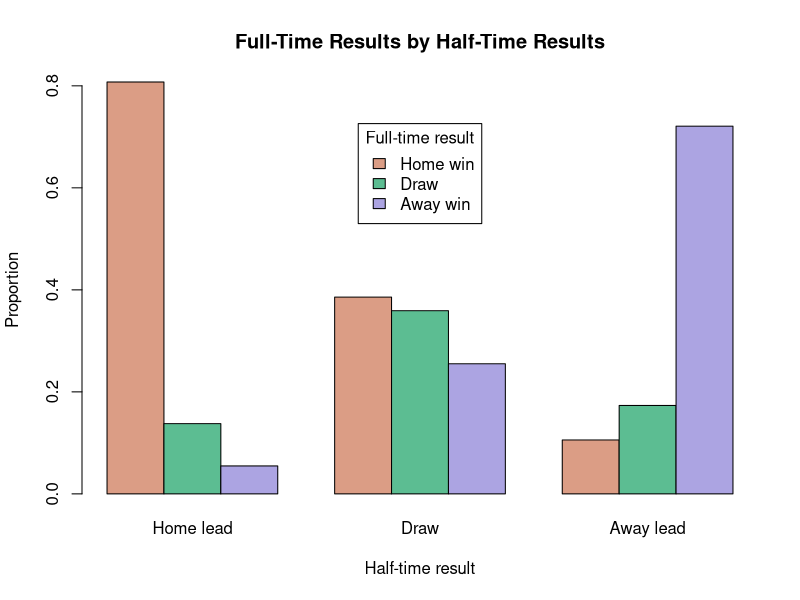
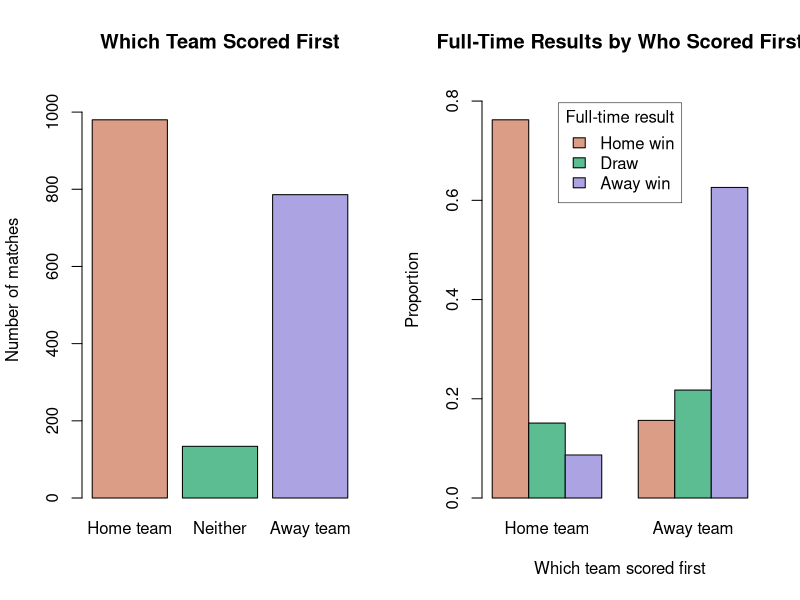
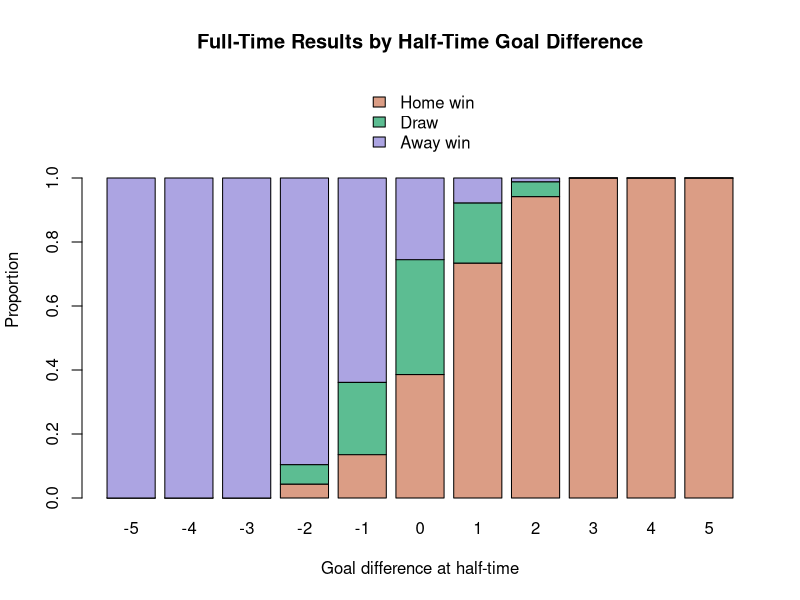
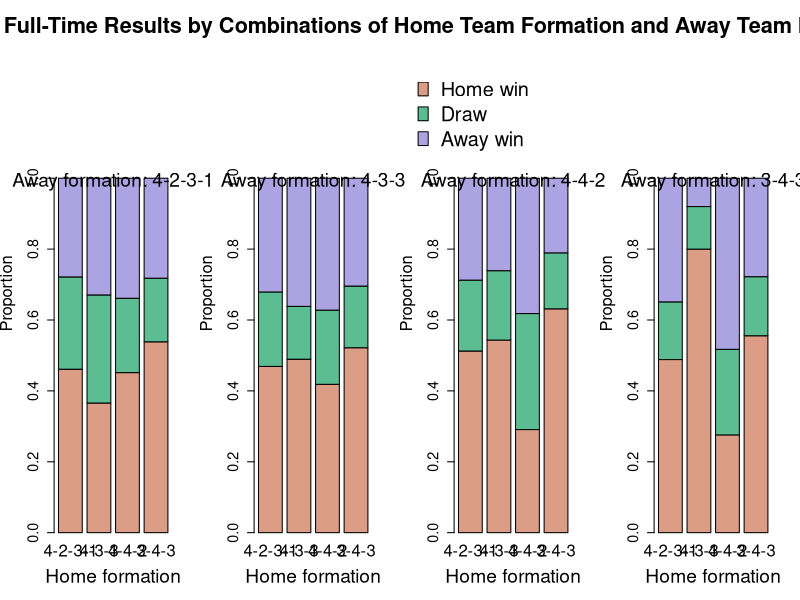
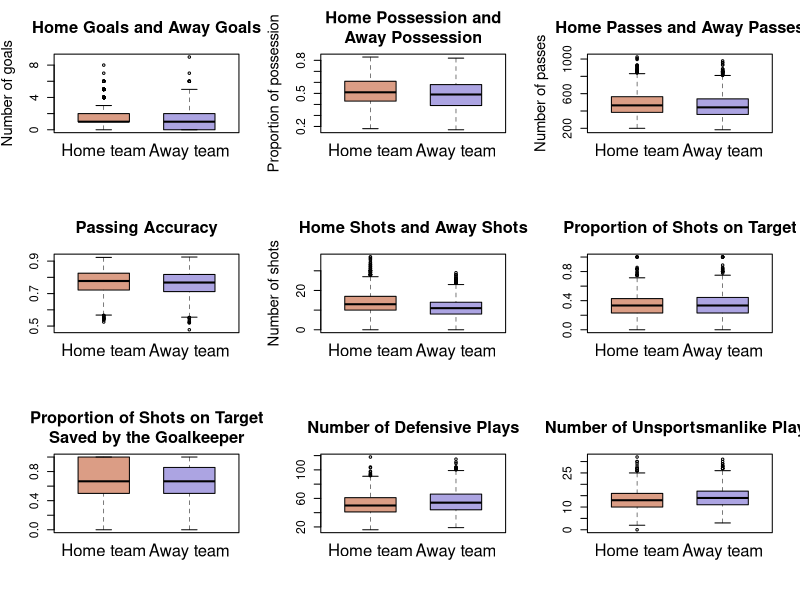
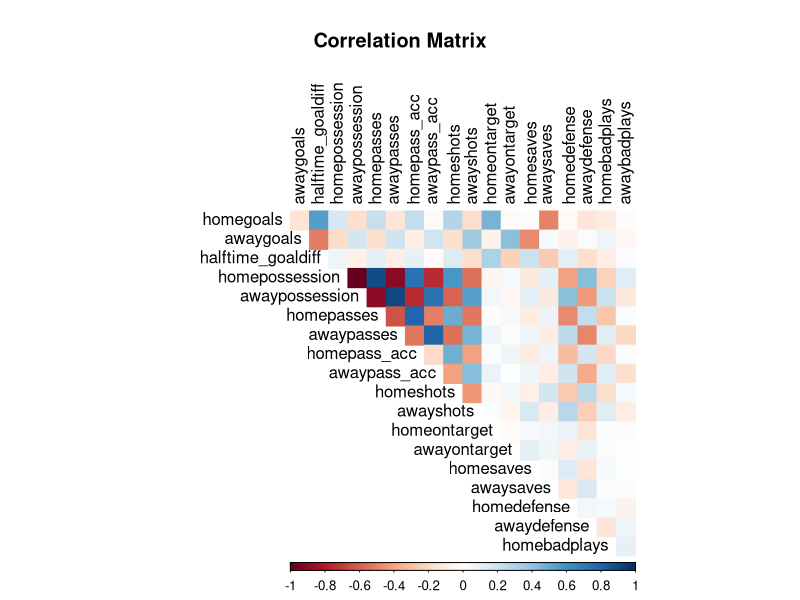
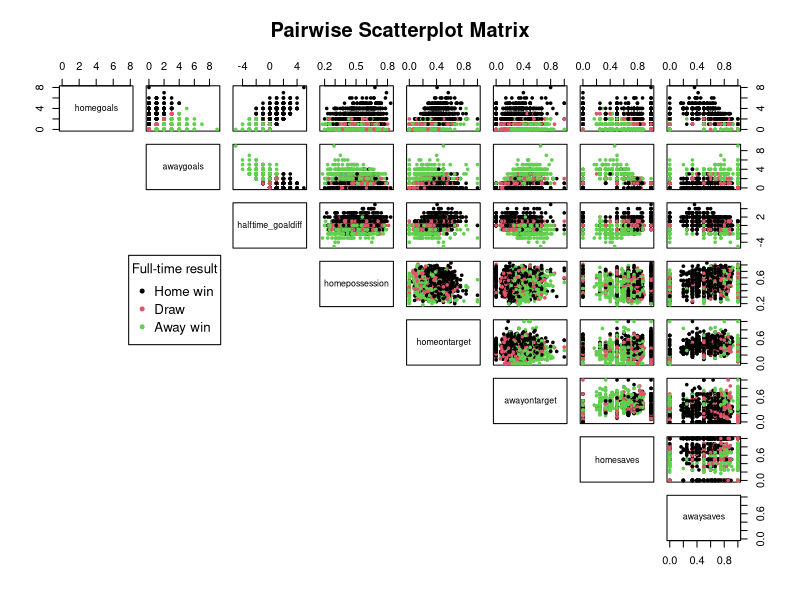
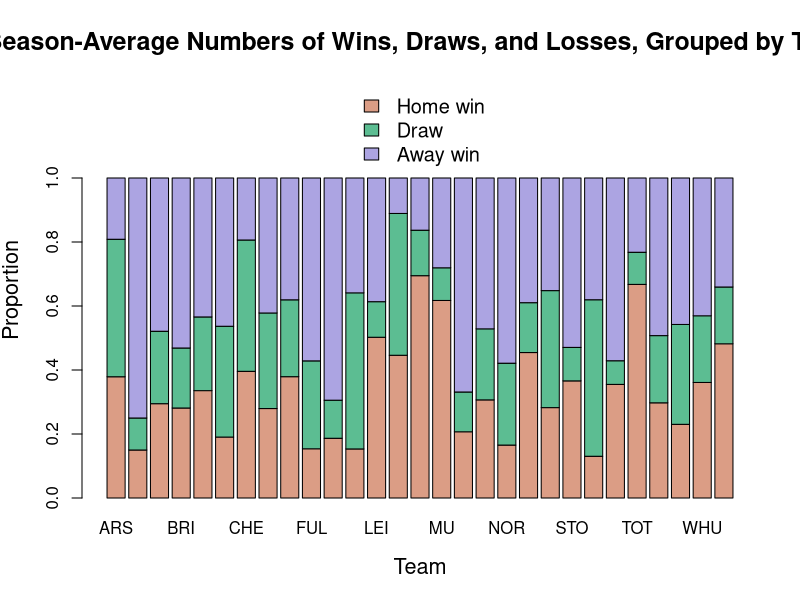

These charts were generated, in order, by the following R code: (Note: this script raises an error after producing the figures.)
## Analyzing match statistics and team performances in 5 seasons (2015/16 to 2019/20) of the Premier League
##
## AUTHOR: TARA NGUYEN
## Part of final project for UCLA Extension course:
## Introduction to Data Science
## Completed in December 2020

########## DATA IMPORT AND CLEANING ##########

library(readr)   ## for function read_csv()
matchstats <- read_csv('matchstats.csv')
matchstats
names(matchstats)
summary(matchstats)
colSums(is.na(matchstats))

## replace NAs

matchstats$scoredfirst[is.na(matchstats$scoredfirst)] <- 'neither'

## turn some variables into factors

matchstats$season <- as.factor(matchstats$season)
matchstats$fulltime_res <- factor(matchstats$fulltime_res,
	levels = c('home_win', 'draw', 'away_win'))
matchstats$scoredfirst <- factor(matchstats$scoredfirst,
	levels = c('home', 'neither', 'away'))
matchstats$halftime_res <- factor(matchstats$halftime_res,
	levels = c('home_lead', 'draw', 'away_lead'))
summary(matchstats)

########## DATA TRANSFORMATION ##########

## full-time and half-time results

ft_res <- c('Home win', 'Draw', 'Away win')
ht_res <- c('Home lead', 'Draw', 'Away lead')

## which team scored first

sf <- c('Home team', 'Neither', 'Away team')

##### MATCH RECORDS #####

## most home goals, most away goals

sorthomegoals <- matchstats[order(matchstats$homegoals), c(1:4, 5)]
tail(sorthomegoals)
tail(matchstats[order(matchstats$awaygoals), c(1:4, 6)])

## draws with the most goals

tail(sorthomegoals[sorthomegoals$fulltime_res == 'draw', ], 15)

## biggest home wins, biggest away wins

goaldiff <- matchstats$homegoals - matchstats$awaygoals
tail(matchstats[order(goaldiff), c(1:3, 5, 6)])
head(matchstats[order(goaldiff), c(1:3, 5, 6)])

## highest goal difference at half-time

tail(matchstats[order(matchstats$halftime_goaldiff), c(1:4, 9)])

## biggest comebacks after trailing at half-time

comeback <- cbind(matchstats[, c(1:3, 5, 6, 9)], goaldiff)
comeback <- comeback[order(comeback$halftime_goaldiff), ]

home_cb <- subset(comeback, halftime_goaldiff < 0 & goaldiff > 0)
home_cb_goals <- home_cb$goaldiff - home_cb$halftime_goaldiff
tail(home_cb[order(abs(home_cb$halftime_goaldiff), home_cb_goals), ])

away_cb <- subset(comeback, halftime_goaldiff > 0 & goaldiff < 0)
away_cb_goals <- away_cb$halftime_goaldiff - away_cb$goaldiff
tail(away_cb[order(away_cb$halftime_goaldiff, away_cb_goals), ])

## most unbalanced possession

possessdiff <- matchstats$homepossession - matchstats$awaypossession
tail(matchstats[order(abs(possessdiff)), c(1:4, 12, 13)])

## wins with the lowest possession

sorthomepossess <- matchstats[order(matchstats$homepossession), c(1:4, 12)]
head(sorthomepossess[sorthomepossess$fulltime_res == 'home_win', ])
sortawaypossess <- matchstats[order(matchstats$awaypossession), c(1:4, 13)]
head(sortawaypossess[sortawaypossess$fulltime_res == 'away_win', ])

## losses with the highest possession

tail(sorthomepossess[sorthomepossess$fulltime_res == 'away_win', ])
tail(sortawaypossess[sortawaypossess$fulltime_res == 'home_win', ])

## most/least passes by both teams combined

totalpasses <- matchstats$homepasses + matchstats$awaypasses
passes_subset <- cbind(matchstats[, c(1:4, 14, 15)], totalpasses)
tail(passes_subset[order(totalpasses), ])
head(passes_subset[order(totalpasses), ])

## biggest difference in number of accurate passes

homeaccpasses <- matchstats$homepasses * matchstats$homepass_acc
awayaccpasses <- matchstats$awaypasses * matchstats$awaypass_acc
accpassdiff <- abs(homeaccpasses - awayaccpasses)
accpass_subset <- cbind(matchstats[, c(1:4)], homeaccpasses, awayaccpasses,
	accpassdiff)
tail(accpass_subset[order(accpassdiff), ])

## most/least shots by both teams combined

totalshots <- matchstats$homeshots + matchstats$awayshots
shots_subset <- cbind(matchstats[, c(1:4, 18, 19)], totalshots)
tail(shots_subset[order(totalshots), ])
head(shots_subset[order(totalshots), ])

## wins with the least shots on target

homeshots_ot <- matchstats$homeshots * matchstats$homeontarget
homesot_subset <- cbind(matchstats[, 1:4], homeshots_ot)
homesot_subset <- homesot_subset[order(homeshots_ot), ]
head(homesot_subset[homesot_subset$fulltime_res == 'home_win', ])

awayshots_ot <- matchstats$awayshots * matchstats$awayontarget
awaysot_subset <- cbind(matchstats[, 1:4], awayshots_ot)
awaysot_subset <- awaysot_subset[order(awayshots_ot), ]
head(awaysot_subset[awaysot_subset$fulltime_res == 'away_win', ])

## losses with the most shots on target

tail(homesot_subset[homesot_subset$fulltime_res == 'away_win', ])
tail(awaysot_subset[awaysot_subset$fulltime_res == 'home_win', ])

## biggest difference in number of shots on target

sotdiff <- abs(homeshots_ot - awayshots_ot)
sot_subset <- cbind(matchstats[, 1:4], homeshots_ot, awayshots_ot, sotdiff)
tail(sot_subset[order(sot_subset$sotdiff), ])

## goalless draws with the highest number of shots on target

totalsot <- homeshots_ot + awayshots_ot
nogoal_subset <- cbind(matchstats[, c(1:3, 7)], homeshots_ot, awayshots_ot, 
	totalsot)
nogoal_subset <- subset(nogoal_subset, scoredfirst == 'neither',
	select = c(1:3, 5:7))
tail(nogoal_subset[order(nogoal_subset$totalsot), ])

## most/least defensive plays by both teams combined

totaldefense <- matchstats$homedefense + matchstats$awaydefense
defense_subset <- cbind(matchstats[, c(1:4, 24, 25)], totaldefense)
tail(defense_subset[order(totaldefense), ])
head(defense_subset[order(totaldefense), ])

## most/least unsportsmanlike plays by both teams combined

totalbadplays <- matchstats$homebadplays + matchstats$awaybadplays
badplays_subset <- cbind(matchstats[, c(1:4, 26, 27)], totalbadplays)
tail(badplays_subset[order(totalbadplays), ])
head(badplays_subset[order(totalbadplays), ])

##### CONTIGENCY TABLES ACROSS ALL MATCHES #####

## full-time results, half-time results, and which team scored first

(ft_res_tab <- table(matchstats$fulltime_res))
(ht_res_tab <- table(matchstats$halftime_res))
(sf_tab <- table(matchstats$scoredfirst))

## full-time results by half-time results

(ft_ht_tab <- xtabs(~ fulltime_res + halftime_res, matchstats))
(ft_ht_proptab <- prop.table(ft_ht_tab, 2))   ## proportions

## full-time results by who scored first

(ft_sf_tab <- xtabs(~ fulltime_res + scoredfirst, matchstats))
(ft_sf_proptab <- prop.table(ft_sf_tab, 2))   ## proportions

## full-time results by goal difference at half-time, by home goals and by away goals

(ft_htgd_tab <- xtabs(~ fulltime_res + halftime_goaldiff, matchstats))
(ft_htgd_proptab <- prop.table(ft_htgd_tab, 2))   ## proportions

## full-time results by home goals and by away goals

(ft_homegoals_tab <- xtabs(~ fulltime_res + homegoals, matchstats))
(ft_awaygoals_tab <- xtabs(~ fulltime_res + awaygoals, matchstats))

## number of unique formations

(n_formations_unique <- 
	length(unique(c(matchstats$homeformation, matchstats$awayformation))))
	## 33

## number of times each formation was used

(homefm_tab <- sort(table(matchstats$homeformation), decreasing = T))
(awayfm_tab <- sort(table(matchstats$awayformation), decreasing = T))

## number of home wins, draws, and away wins grouped by formation
## (only the most used formations included)

ft_form_tab <- xtabs(~ fulltime_res + homeformation + awayformation, 
	matchstats)
(ft_form_tab <- ft_form_tab[, names(homefm_tab[1:4]),
	names(awayfm_tab[1:4])])
## proportions
(ft_form_proptab <- prop.table(ft_form_tab, 2:3))
apply(ft_form_proptab, 1, mean)

##### PER-SEASON AND PER-MATCH AVERAGES AT TEAM LEVEL #####

n_teams_per_season <- 20

## all teams

(teams <- sort(unique(c(matchstats$hometeam, matchstats$awayteam))))

## abbreviate team names

teams_abbr <- toupper(substr(teams, 1, 3))
teams_abbr[which(teams_abbr == 'MAN')] <- c('MCT', 'MU')
teams_abbr[which(teams_abbr == 'WES')] <- c('WBA', 'WHU')
teams_abbr

## number of unique teams in all seasons

(n_teams_unique <- length(teams))   ## 29

## number of home/away games each team played across all seasons

n_homegames_byteam <- table(matchstats$hometeam)

## number of seasons each team played in

(n_seasons_byteam <- n_homegames_byteam / (n_teams_per_season - 1))

## teams that played in all 5 seasons

n_seasons_byteam[n_seasons_byteam == 5]
sum(n_seasons_byteam == 5)   ## 13

## season-average number of wins/draws/losses

home_res_tab <- xtabs(~ fulltime_res + hometeam, matchstats)
home_res_seasonavg <- home_res_tab / as.vector(n_seasons_byteam)
head(home_res_seasonavg)

away_res_tab <- xtabs(~ fulltime_res + awayteam, matchstats)
away_res_seasonavg <- away_res_tab / as.vector(n_seasons_byteam)
head(away_res_seasonavg)

res_seasonavg <- rbind(home_res_seasonavg[1, ] + away_res_seasonavg[3, ],
	home_res_seasonavg[2, ] + away_res_seasonavg[2, ],
	home_res_seasonavg[3, ] + away_res_seasonavg[1, ])
rownames(res_seasonavg) <- c('win', 'draw', 'loss')
(res_proptab <- prop.table(res_seasonavg, 2))   ## proportions

## season-average number of times each team scored/conceded first, grouped by full-time results

home_sf_res_tab <- xtabs(~ hometeam + scoredfirst + fulltime_res, 
	matchstats)
home_sf_res_seasonavg <- home_sf_res_tab / as.vector(n_seasons_byteam)
head(home_sf_res_seasonavg[, , 2])

away_sf_res_tab <- xtabs(~ awayteam + scoredfirst + fulltime_res, 
	matchstats)
away_sf_res_seasonavg <- away_sf_res_tab / as.vector(n_seasons_byteam)
head(away_sf_res_seasonavg[, , 2])

## season-average number of wins after conceding first

concf_win_seasonavg <- rbind(home_sf_res_seasonavg[, 'away', 'home_win'], 
	away_sf_res_seasonavg[, 'home', 'away_win'])
rownames(concf_win_seasonavg) <- c('home_win', 'away_win')
concf_win_seasonavg

## percentage of times each team won after conceding first

home_concf_win_prop <- prop.table(home_sf_res_tab[, 'away', ], 1)
away_concf_win_prop <- prop.table(away_sf_res_tab[, 'home', ], 1)
concf_win_prop <- cbind(home_concf_win_prop[, 'home_win'],
	away_concf_win_prop[, 'away_win'])
colnames(concf_win_prop) <- c('Home', 'Away')
head(concf_win_prop)

## season-average number of losses after scoring first

sf_loss_seasonavg <- rbind(home_sf_res_seasonavg[, 'home', 'away_win'], 
	away_sf_res_seasonavg[, 'away', 'home_win'])
rownames(sf_loss_seasonavg) <- c('home_loss', 'away_loss')
sf_loss_seasonavg

## season-average number of half-time leads/draws/trails, grouped by full-time results

home_ft_ht_tab <- xtabs(~ hometeam + halftime_res + fulltime_res,
	matchstats)
colnames(home_ft_ht_tab) <- c('lead', 'draw', 'trail')
home_ht_ft_seasonavg <- home_ft_ht_tab / as.vector(n_seasons_byteam)
head(home_ht_ft_seasonavg[, , 1])

away_ft_ht_tab <- xtabs(~ awayteam + halftime_res + fulltime_res,
	matchstats)
colnames(away_ft_ht_tab) <- c('trail', 'draw', 'lead')
away_ht_ft_seasonavg <- away_ft_ht_tab / as.vector(n_seasons_byteam)
head(away_ht_ft_seasonavg[, , 1])

## season-average number of wins after trailing at half-time

httrail_win_seasonavg <- rbind(home_ht_ft_seasonavg[, 'trail', 'home_win'],
	away_ht_ft_seasonavg[, 'trail', 'away_win'])
rownames(httrail_win_seasonavg) <- c('home_win', 'away_win')
httrail_win_seasonavg

## percentage of times each team won after trailing at half-time

home_httrail_win_prop <- prop.table(home_ft_ht_tab[, 'trail', ])
away_httrail_win_prop <- prop.table(away_ft_ht_tab[, 'trail', ])
httrail_win_prop <- cbind(home_httrail_win_prop[, 'home_win'],
	away_httrail_win_prop[, 'away_win'])
colnames(httrail_win_prop) <- c('Home', 'Away')
head(httrail_win_prop)

## season-average number of losses after leading at half-time

htlead_loss_seasonavg <- rbind(home_ht_ft_seasonavg[, 'lead', 'away_win'], 
	away_ht_ft_seasonavg[, 'lead', 'home_win'])
rownames(htlead_loss_seasonavg) <- c('home_loss', 'away_loss')
htlead_loss_seasonavg

## season-average number of clean sheets

(cleansh_seasonavg <- (xtabs(~ hometeam + awaygoals, matchstats)[, 1] +
	xtabs(~ awayteam + homegoals, matchstats)[, 1]) / n_seasons_byteam)

## match-average stats

home_matchavg <- aggregate(cbind(homegoals, awaygoals, halftime_goaldiff, 
	homepossession, homepasses, homepass_acc, homeshots, homeontarget, 
	homesaves, homedefense, homebadplays) ~ hometeam, matchstats, mean)
colnames(home_matchavg) <- c('team', 'goalsscored', 'goalsconceded', 
	'ht_goaldiff', 'possession', 'passes', 'pass_acc', 'shots', 'ontarget', 
	'saves', 'defense', 'badplays')

away_matchavg <- aggregate(cbind(homegoals, awaygoals, halftime_goaldiff, 
	awaypossession, awaypasses, awaypass_acc, awayshots, awayontarget, 
	awaysaves, awaydefense, awaybadplays) ~ awayteam, matchstats, mean)
colnames(away_matchavg) <- c('team', 'goalsconceded', 'goalsscored', 
	'ht_goaldiff', 'possession', 'passes', 'pass_acc', 'shots', 'ontarget', 
	'saves', 'defense', 'badplays')

matchavg <- cbind(home_matchavg[, 1:3], away_matchavg[, 3:2], 
	(home_matchavg[, 2] + away_matchavg[, 3]) / 2,
	(home_matchavg[, 3] + away_matchavg[, 2]) / 2)
matchavg <- cbind(matchavg,
	(home_matchavg[, -(1:3)] + away_matchavg[, -(1:3)]) / 2)
colnames(matchavg)
colnames(matchavg)[2:7] <- c('homescored', 'homeconceded', 'awayscored', 
	'awayconceded', 'totalscored', 'totalconceded')
matchavg$ft_goaldiff <- with(matchavg, 
	(homescored + awayscored - homeconceded - awayconceded) / 2)
colnames(matchavg)
matchavg <- matchavg[, c(1:7, 17, 8:16)]
format(head(matchavg), digits = 4)

##### SEASON-END STATS AT TEAM LEVEL #####

seasons <- levels(matchstats$season)

## teams in each season

library(reshape2)   ## for function melt()

teams_byseason <- t(aggregate(hometeam ~ season, matchstats, 
	function(x) sort(unique(x))))
teams_byseason <- teams_byseason[-1, ]
colnames(teams_byseason) <- seasons
teams_byseason <- melt(teams_byseason, varnames = c('', 'season'),
	value.name = 'team')
teams_byseason <- teams_byseason[, -1]
teams_byseason[c(1:5, 21:25), ]

## season-total number of wins/draws/losses

homewin_byseason <- aggregate(fulltime_res ~ hometeam + season, matchstats, 
	function(x) sum(x == 'home_win'))
awaywin_byseason <- aggregate(fulltime_res ~ awayteam + season, matchstats, 
	function(x) sum(x == 'away_win'))
win_byseason <- cbind(teams_byseason,
	homewin_byseason[, 3] + awaywin_byseason[, 3])
colnames(win_byseason)[3] <- 'win'

homedraw_byseason <- aggregate(fulltime_res ~ hometeam + season, matchstats, 
	function(x) sum(x == 'draw'))
awaydraw_byseason <- aggregate(fulltime_res ~ awayteam + season, matchstats, 
	function(x) sum(x == 'draw'))
draw_byseason <- cbind(teams_byseason,
	homedraw_byseason[, 3] + awaydraw_byseason[, 3])
colnames(draw_byseason)[3] <- 'draw'

homeloss_byseason <- aggregate(fulltime_res ~ hometeam + season, matchstats, 
	function(x) sum(x == 'away_win'))
awayloss_byseason <- aggregate(fulltime_res ~ awayteam + season, matchstats, 
	function(x) sum(x == 'home_win'))
loss_byseason <- cbind(teams_byseason,
	homeloss_byseason[, 3] + awayloss_byseason[, 3])
colnames(loss_byseason)[3] <- 'loss'

res_byseason <- cbind(win_byseason, draw_byseason[, 3], loss_byseason[, 3])
colnames(res_byseason)[4:5] <- c('draw', 'loss')
head(res_byseason)

## season-total number of points earned (3 for each win, 1 for each draw)

pts_byseason <- cbind(res_byseason[, 1:2],
	res_byseason$win * 3 + res_byseason$draw)
colnames(pts_byseason)[3] <- 'points'
head(pts_byseason)

## season-total number of goals scored/conceded

homesc_byseason <- aggregate(homegoals ~ hometeam + season, matchstats, sum)
awaysc_byseason <- aggregate(awaygoals ~ awayteam + season, matchstats, sum)
scored_byseason <- cbind(teams_byseason,
	homesc_byseason[, 3] + awaysc_byseason[, 3])
colnames(scored_byseason)[3] <- 'goalsscored'
head(scored_byseason)

homeconc_byseason <- aggregate(awaygoals ~ hometeam + season, matchstats, 
	sum)
awayconc_byseason <- aggregate(homegoals ~ awayteam + season, matchstats, 
	sum)
conceded_byseason <- cbind(teams_byseason,
	homeconc_byseason[, 3] + awayconc_byseason[, 3])
colnames(conceded_byseason)[3] <- 'goalsconceded'
head(conceded_byseason)

## season-total goal difference

goaldiff_byseason <- cbind(teams_byseason,
	scored_byseason[3] - conceded_byseason[3])
colnames(goaldiff_byseason)[3] <- 'goaldiff'
head(goaldiff_byseason)

##### TEAM RANKINGS #####

## rankings at the end of each season

ranktab_byseason <- cbind(res_byseason, pts_byseason[3], scored_byseason[3], 
	conceded_byseason[3])

## season-total goal difference
ranktab_byseason$goaldiff <- 
	ranktab_byseason$goalsscored - ranktab_byseason$goalsconceded

## ranks
ranktab_byseason <- ranktab_byseason[with(ranktab_byseason, 
	order(season, points, goaldiff, goalsscored, goalsconceded, 
	decreasing = c(F, rep(T, 4)))), ]
ranktab_byseason$rank <- rep(1:n_teams_per_season, length(seasons))
ncol <- ncol(ranktab_byseason)
ranktab_byseason <- ranktab_byseason[, c(ncol, 1:(ncol-1))]
head(ranktab_byseason)
tail(ranktab_byseason)

## rankings across all seasons

ranktab_allseasons <- cbind(n_homegames_byteam * 2, 
	aggregate(cbind(win, draw, loss, points, goalsscored, goalsconceded, 
		goaldiff) ~ team, ranktab_byseason, mean)[, -1])
head(ranktab_allseasons)
colnames(ranktab_allseasons)[1:2] <- c('team', 'matches')

## ranks
ranktab_allseasons <- ranktab_allseasons[with(ranktab_allseasons, 
	order(points, goaldiff, goalsscored, decreasing = T)), ]
ranktab_allseasons$rank <- 1:nrow(ranktab_allseasons)
ncol <- ncol(ranktab_allseasons)
ranktab_allseasons <- ranktab_allseasons[, c(ncol, 1:(ncol-1))]
head(ranktab_allseasons)   ## teams with the highest average points/season
tail(ranktab_allseasons)   ## teams with the lowest average points/season

##### TEAM RECORDS #####

## most/least wins/draws/losses in a season

tail(ranktab_byseason[order(ranktab_byseason$win), ])
head(ranktab_byseason[order(ranktab_byseason$win), ])
tail(ranktab_byseason[order(ranktab_byseason$draw), ])
head(ranktab_byseason[order(ranktab_byseason$draw), ])
tail(ranktab_byseason[order(ranktab_byseason$loss), ])
head(ranktab_byseason[order(ranktab_byseason$loss), ])

## most/least total wins/draws/losses per season

tail(ranktab_allseasons[order(ranktab_allseasons$win), ])
head(ranktab_allseasons[order(ranktab_allseasons$win), ])
tail(ranktab_allseasons[order(ranktab_allseasons$draw), ])
head(ranktab_allseasons[order(ranktab_allseasons$draw), ])
tail(ranktab_allseasons[order(ranktab_allseasons$loss), ])
head(ranktab_allseasons[order(ranktab_allseasons$loss), ])

## most/least points in a season

tail(ranktab_byseason[order(ranktab_byseason$points), ])
head(ranktab_byseason[order(ranktab_byseason$points), ])

## most season-average wins after conceding first

tail(sort(colSums(concf_win_seasonavg)))

## most season-average losses after scoring first

tail(sort(colSums(sf_loss_seasonavg)))

## most season-average wins after trailing at half-time

tail(sort(colSums(httrail_win_seasonavg)))

## most season-average losses after leading at half-time

tail(sort(colSums(htlead_loss_seasonavg)))

## most clean sheets per season

tail(sort(cleansh_seasonavg))

## most/least goals scored/conceded in a season

tail(ranktab_byseason[order(ranktab_byseason$goalsscored), ])
head(ranktab_byseason[order(ranktab_byseason$goalsscored), ])
tail(ranktab_byseason[order(ranktab_byseason$goalsconceded), ])
head(ranktab_byseason[order(ranktab_byseason$goalsconceded), ])

## highest/lowest goal difference in a season

tail(ranktab_byseason[order(ranktab_byseason$goaldiff), ])
head(ranktab_byseason[order(ranktab_byseason$goaldiff), ])

########## DATA VISUALIZATION ##########

## function for getting colors for plots
## n: number of colors needed
## i: index of the color palette listed in hcl.pals('qualitative')
## i = 1: "Pastel 1"
## i = 2: "Dark 2"
## i = 3: "Dark 3"
## i = 4: "Set 2"
## i = 5: "Set 3"
## i = 6: "Warm"
## i = 7: "Cold"
## i = 8: "Harmonic"
## i = 9: "Dynamic"
## i > 9: the list of palettes gets recycled
## alpha: color transparency; a single number or a vector of numbers between 0 and 1

getcol <- function(n, i, alpha = NULL) {
	if (i %% 9 != 0) {
		i <- i %% 9
	}
	hcl.colors(n, hcl.pals('qualitative')[i], alpha = alpha)
}

## colors for plots of home team vs. away team

col_hva <- getcol(3, 9)[c(1, 3)]

## function for drawing box plots with user-defined properties
## x: data for plotting
## ...: other arguments to be passed to the boxplot() function

myboxplot <- function(x, ...) {
	boxplot(x, ..., col = col_hva, boxwex = .6, medlwd = 2, whisklwd = .5, 
		staplewex = .3, outcex = .5)
}

## function for saving plots as png files
## name: a descriptive name for the file (without the .png extension)
## w, h: width and height (in pixels) of the image

saveaspng <- function(name, w = 700, h = 480) {
	filename <- paste0('epldat5seasons/Plots/', name, '.png')
	png(filename, w, h)
}

##### PLOTS OF CONTIGENCY TABLES #####

saveaspng('fulltime-halftime-results')
barplot(ft_ht_proptab, main = 'Full-Time Results by Half-Time Results',
	names.arg = ht_res, xlab = 'Half-time result', ylab = 'Proportion',
	col = getcol(3, 9), beside = T, legend.text = ft_res, 
	args.legend = list(x = 'top', title = 'Full-time result', inset = .1))
dev.off()

saveaspng('fulltime-results-scoredfirst')
par(mfrow = c(1, 2))
barplot(sf_tab, main = 'Which Team Scored First', names.arg = sf,
	ylab = 'Number of matches', ylim = c(0, max(sf_tab)) * 1.1, 
	col = getcol(3, 9))
barplot(ft_sf_proptab[, -2], ylim = c(0, max(ft_sf_proptab[, -2])) * 1.1, 
	main = 'Full-Time Results by Who Scored First',names.arg = sf[-2],
	xlab = 'Which team scored first', ylab = 'Proportion', beside = T, 
	col = getcol(3, 9), legend.text = ft_res, args.legend = list(x = 'top',
	title = 'Full-time result', inset = .05, box.lwd = .5))
par(mfrow = c(1, 1))
dev.off()

saveaspng('fulltime-results-halftime-goaldiff')
barplot(ft_htgd_proptab, col = getcol(3, 9), ylim = c(0, 1.3), axes = F,
	main = 'Full-Time Results by Half-Time Goal Difference',
	xlab = 'Goal difference at half-time', ylab = 'Proportion')
## draw y-axis
axis(2, seq(0, 1, .2))
## add legend
legend('top', ft_res, fill = getcol(3, 9), bty = 'n')
dev.off()

saveaspng('formations', 1000)
par(mfrow = c(1, 4))
for (i in 1:4) {
	bp <- barplot(ft_form_proptab[, , i], col = getcol(3, 9), axes = F, 
		axisnames = F, ylim = c(0, 1.35), ylab = 'Proportion', 
		cex.lab = 1.5)
	## draw y-axis
	axis(2, seq(0, 1, .2), cex.axis = 1.3)
	## add info on teams' formations
	mtext(paste('Away formation:', dimnames(ft_form_proptab)[[3]][i]),
		line = -10.25, cex = 1.15)
	mtext('Home formation', side = 1, line = 3, cex = 1.15)
	mtext(dimnames(ft_form_proptab)[[2]], at = bp, side = 1, line = 1)
}
par(mfrow = c(1, 1))
## add title
mtext(paste('Full-Time Results by Combinations of Home Team Formation and', 
	'Away Team Formation'), side = 3, line = 2.25, font = 2, cex = 1.3)
## add legend
legend('topleft', ft_res, cex = 1.2, fill = getcol(3, 9), bty = 'n', 
	inset = c(.4, .018), y.intersp = .9)
dev.off()

##### PLOTS OF NUMERIC VARIABLES #####

## function for drawing box plots of numeric variables
## vars: names of column in matchavg data frame to be plotted
## ...: other arguments to be passed to myboxplot() function

numvarsbxp1 <- function(vars, ...) {
	myboxplot(matchstats[, vars], show.names = F, cex.main = 1.5, 
		cex.lab = 1.35, cex.axis = 1.1, ...)
	## add x-axis labels
	mtext(c('Home team', 'Away team'), side = 1, line = 1, at  = 1:2)
}

saveaspng('numericvars1', 700, 500)
par(mfrow = c(3, 3))
numvarsbxp1(c('homegoals', 'awaygoals'), ylab = 'Number of goals',
	main = 'Home Goals and Away Goals')
numvarsbxp1(c('homepossession', 'awaypossession'),
	main = 'Home Possession and\nAway Possession',
	ylab = 'Proportion of possession')
numvarsbxp1(c('homepasses', 'awaypasses'), ylab = 'Number of passes',
	main = 'Home Passes and Away Passes')
numvarsbxp1(c('homepass_acc', 'awaypass_acc'), main = 'Passing Accuracy')
numvarsbxp1(c('homeshots', 'awayshots'), ylab = 'Number of shots',
	main = 'Home Shots and Away Shots')
numvarsbxp1(c('homeontarget', 'awayontarget'),
	main = 'Proportion of Shots on Target')
numvarsbxp1(c('homesaves', 'awaysaves'),
	main = 'Proportion of Shots on Target\nSaved by the Goalkeeper')
numvarsbxp1(c('homedefense', 'awaydefense'),
	main = 'Number of Defensive Plays')
numvarsbxp1(c('homebadplays', 'awaybadplays'),
	main = 'Number of Unsportsmanlike Plays')
par(mfrow = c(1, 1))
dev.off()

## visualization of correlation matrix

library(corrplot)   ## for function corrplot()

saveaspng('correlation-matrix', 480)
corrplot(cor(matchstats[, c(5:6, 9, 12:27)]), method = 'color', 
	title = 'Correlation Matrix', type = 'upper', diag = F, 
	mar = c(0, 0, 4, 0), tl.col = 1, cl.pos = 'b', cl.ratio = .1)
dev.off()

## pairwise scatterplot matrix, color-coded by full-time results

saveaspng('scatterplot-matrix')
plot(matchstats[, c(5:6, 9, 12, 20:23)], col = matchstats$fulltime_res, 
	main = 'Pairwise Scatterplot Matrix', pch = 20, cex = .8,
	lower.panel = NULL)
## add legend
legend('left', ft_res, title = 'Full-time result', col = 1:3, pch = 20, 
	cex = .8, inset = .1)
dev.off()

##### PLOTS OF PER-SEASON AND PER-MATCH AVERAGES #####

saveaspng('win-draw-loss', 1280)
barplot(res_proptab, col = getcol(3, 9), ylim = c(0, 1.3), axes = F,
	main = paste('Season-Average Numbers of Wins, Draws, and Losses,',
	'Grouped by Team'), names.arg = teams_abbr, xlab = 'Team',
	ylab = 'Proportion', cex.lab = 1.3, cex.main = 1.5)
## draw y-axis
axis(2, seq(0, 1, .2))
## add legend
legend('top', ft_res, fill = getcol(3, 9), cex = 1.2, bty = 'n')
dev.off()

saveaspng('win-concfirst-seasonavg', 1280)
barplot(concf_win_seasonavg, col = getcol(2, 9), names.arg = teams_abbr,
	main = paste('Season-Average Number of Times A Team Won',
	'After Conceding First'), ylim = c(0, max(concf_win_seasonavg) * 1.1), 
	ylab = 'Number of matches', xlab = 'Team', cex.lab = 1.3, 
	cex.main = 1.5)
## add legend
legend('topleft', c('Home win', 'Away win'), cex = 1.2, fill = getcol(2, 9), 
	inset = c(.15, .05), horiz = T)
dev.off()

saveaspng('win-trailatht-seasonavg', 1280)
barplot(httrail_win_seasonavg, col = getcol(2, 9), names.arg = teams_abbr,
	main = paste('Season-Average Number of Times A Team Won',
	'After Trailing at Half-Time'), ylab = 'Number of matches',
	xlab = 'Team', cex.lab = 1.3, cex.main = 1.5)
## add legend
legend('top', c('Home win', 'Away win'), cex = 1.2, fill = getcol(2, 9), 
	inset = .1, horiz = T)
dev.off()

saveaspng('win-homeadvantage-props')
par(mfrow = c(1, 2))
myboxplot(concf_win_prop, ylab = 'Proportion', main = paste('Proportion of',
	'Times A Team Won\nAt Home Vs. Away After Conceding First'))
myboxplot(httrail_win_prop, ylab = 'Proportion', main = paste('Proportion',
	'of Times A Team Won\nAt Home Vs. Away After Trailing at Half-Time'))
par(mfrow = c(1, 1))
dev.off()

## PLOTS OF NUMERIC VARIABLES

## function for drawing box plots of numeric variables
## var: name of column in matchavg data frame to be plotted
## main: plot title
## ...: other arguments to be passed to myboxplot() function

numvarsbxp2 <- function(var, ..., main) {
	myboxplot(home_matchavg[, var], away_matchavg[, var], show.names = F,
		cex.main = 1.5, cex.lab = 1.35, cex.axis = 1.1,
		main = paste0('Average ', main, 'Per Match'), ...)
	## add x-axis labels
	mtext(c('Home match', 'Away match'), side = 1, line = 1, at = 1:2)
}

saveaspng('numericvars2', 800, 700)
par(mfrow = c(4, 3))
numvarsbxp2('goalsscored', main = 'Number of Goals Scored\n',
	ylab = 'Number of goals')
numvarsbxp2('goalsconceded', main = 'Number of Goals Conceded\n',
	ylab = 'Number of goals')
numvarsbxp2('possession', main = 'Proportion of Possession\n',
	ylab = 'Proportion')
numvarsbxp2('passes', main = 'Number of Passes\n', ylab = 'Number of passes')
numvarsbxp2('pass_acc', main = 'Passing Accuracy\n', ylab = 'Accuracy')
numvarsbxp2('shots', main = 'Number of Shots\n', ylab = 'Number of shots')
numvarsbxp2('ontarget', main = 'Proportion of Shots on Target\n',
	ylab = 'Number of shots')
numvarsbxp2('saves', main = paste('Proportion of Shots on Target\nSaved by', 
	'the Goalkeeper '), ylab = 'Proportion')
numvarsbxp2('defense', main = 'Number of Defensive Plays\n',
	ylab = 'Number of plays')
numvarsbxp2('badplays', main = 'Number of Unsportsmanlike Plays\n',
	ylab = 'Number of plays')
par(mfrow = c(1, 1))
dev.off()

## function for drawing bar plots of numeric variables
## var: name of column in matchavg data frame to be plotted
## ...: other arguments to be passed to barplot() function

numvarsbrp <- function(var, ...) {
	barplot(matchavg[, var], col = getcol(n_teams_unique, 9), xlab = 'Team', 
		cex.lab = 1.3, cex.main = 1.5, names.arg = teams_abbr, 
		ylim = c(0, matchavg[, var]) * 1.1, ...)
}

saveaspng('team-matchavg-possession', 1280)
numvarsbrp('possession', main = 'Average Proportion of Ball Possession Per Match')
dev.off()

saveaspng('team-matchavg-passes', 1280)
numvarsbrp('passes', main = 'Average Number of Passes Per Match')
dev.off()

saveaspng('team-matchavg-pass_acc', 1280)
numvarsbrp('pass_acc', main = 'Average Passing Accuracy Per Match')
dev.off()

saveaspng('team-matchavg-shots', 1280)
numvarsbrp('shots', main = 'Average Number of Shots Per Match')
dev.off()

saveaspng('team-matchavg-ontarget', 1280)
numvarsbrp('ontarget', main = 'Average Proportion of Shots on Target Per Match')
dev.off()

saveaspng('team-matchavg-saves', 1280)
numvarsbrp('saves', main = paste('Average Proportion of Shots on Target', 
	'Saved by the Goalkeeper Per Match'))
dev.off()

saveaspng('team-matchavg-defense', 1280)
numvarsbrp('defense', main = 'Average Number of Defensive Plays Per Match')
dev.off()

saveaspng('team-matchavg-badplays', 1280)
numvarsbrp('badplays', main = 'Average Number of Unsportsmanlike Plays Per Match')
dev.off()

########## STATISTICAL ANALYSES ##########

##### CLASSIFICATION OF FULL-TIME RESULTS USING RANDOM FORESTS #####

## split data into training set (70%) and test set (30%)
## select only variables that are going to be in the model

nrow <- nrow(matchstats)
ntrain <- round(nrow * .7)
set.seed(264)   ## for reproducible results
index <- sample(nrow, ntrain)
(trainset <- matchstats[index, c(4:7, 9, 12, 20:23)])
(testset <- matchstats[-index, c(4:7, 9, 12, 20:23)])

library(randomForest)   ## to use random forest algorith

(rf <- randomForest(fulltime_res ~ ., trainset, importance = T))
## Number of trees: 500
## No. of variables tried at each split: 3
## OOB estimate of error rate: .45%

## plot error rates vs. number of trees

saveaspng('randomforest-error-vs-ntree')
plot(rf, main = paste('Error Rates as a Function of the Number of Trees',
	'in the Random Forest'))
## add legend
legend('topright', c('Out-of-bag sample', 'Home-win class', 'Draw class', 
	'Away-win class'), lty = 1:4, col = 1:4)
dev.off()

## use model rf to classify full-time results in the test set

pred <- predict(rf, testset)

## confusion matrix of predicted values and actual values in test set

table(pred, testset$fulltime_res)

## number of misclassifcations and error rate in the test set

(n_misclass <- sum(testset$fulltime_res != pred))   ## 2
(mean(testset$fulltime_res != pred) * 100)   ## .35%

## fine-tune the model by varying the number of variables tried at each split

testset_err_rate_new <- c()
oob_error <- c()
for (i in 1:(ncol(trainset) - 1)) {
	rf_new <- randomForest(fulltime_res ~ ., trainset, mtry = i,
		importance = T)
	
	## new predicted values for the test set
	pred_new <- predict(rf_new, testset)
	
	## new misclassification rate in the test set
	testset_err_rate_new[i] <- mean(testset$fulltime_res != pred_new)

	## new out-of-bag error estimate
	oob_error[i] <- rf_new$err.rate[rf_new$ntree, 1]
}

## plot new error rates vs. number of variables tried at each split

saveaspng('randomforest-finetune')
par(mfrow = c(1, 2))
plot(testset_err_rate_new, type = 'b', col = 3, 
	xlab = 'Number of variables', ylab = 'Error rate in the test set')
plot(oob_error, type = 'b', col = 4, lty = 2, pch = 20, 
	xlab = 'Number of variables', ylab = 'Out-of-bag error estimate')
## add title
title <- paste('Error Rates in the Test Set and Out-of-Bag Error Estimates',
	'as a Function of\nthe Number of Variables Tried at Each Split')
par(mfrow = c(1, 1))
mtext(title, line = 1, font = 2, cex = 1.2)
dev.off()

## importance matrix for the original model (rf)

importance <- importance(rf)
importance[order(importance[, 4], importance[, 5], decreasing = T), ]

## variable importance plot

saveaspng('randomforest-varimportance')
varImpPlot(rf, main = 'Variable Importance in the Random Forest')
dev.off()

## how many times each variable was used in the random forest

use_counts <- varUsed(rf)
names(use_counts) <- colnames(trainset)[-1]
sort(use_counts, decreasing = T)

## partial dependence plots for the three most important variables

## get the coordinates to find out the limits on the axes
pdp <- vector('list', 5)
pdp[[1]] <- partialPlot(rf, as.data.frame(trainset), homegoals, 'home_win', 
	plot = F)
pdp[[2]] <- partialPlot(rf, as.data.frame(trainset), homegoals, 'draw',
	plot = F)
pdp[[3]] <- partialPlot(rf, as.data.frame(trainset), homegoals, 'away_win', 
	plot = F)
pdp[[4]] <- partialPlot(rf, as.data.frame(trainset), awaygoals, 'home_win', 
	plot = F)
pdp[[5]] <- partialPlot(rf, as.data.frame(trainset), awaygoals, 'away_win', 
	plot = F)

xlim <- range(sapply(pdp, function(x) range(x$x)))
ylim <- range(sapply(pdp, function(x) range(x$y))) * c(1.1, 1.5)

## draw the plots

saveaspng('randomforest-partialdependence-numeric')
plot(pdp[[1]], type = 'b', col = 3, lty = 2, lwd = 2, xlim = xlim, 
	ylim = ylim, main = paste('Partial Dependence of Full-Time Results on', 
	'the Numbers of Home Goals and Away Goals'), xlab = 'Number of goals', 
	ylab = 'Partial dependence')
lines(pdp[[2]], type = 'b', col = 3, lty = 3, lwd = 3, pch = 0)
lines(pdp[[3]], type = 'b', col = 3, lty = 4, lwd = 2, pch = 2)
lines(pdp[[4]], type = 'b', col = 4, lty = 2, lwd = 2, pch = 16)
lines(pdp[[5]], type = 'b', col = 4, lty = 4, lwd = 2, pch = 17)
## add legends
legend('topleft', c('Home win', 'Draw', 'Away win'), col = 3, lty = 2:4,
	lwd = c(2, 3, 2), pch = c(1, 0, 2), title = 'Dependence on home goals', 
	box.lwd = .5)
legend('topright', c('Home win', 'Away win'), col = 4, lty = c(2, 4),
	lwd = 2, pch = c(16, 17), title = 'Dependence on away goals', 
	box.lwd = .5)
## add horizontal line at y = 0
abline(h = 0, col = 'red', lty = 5)
dev.off()

saveaspng('randomforest-partialdependence-sf', 750)
classes <- levels(trainset$fulltime_res)
par(mfrow = c(1, 3))
for (i in seq_along(classes)) {
	pdp_sf <- partialPlot(rf, as.data.frame(trainset), scoredfirst,
		classes[i], plot = F)
	bp <- barplot(pdp_sf$y, col = getcol(3, 9)[i], axes = F, axisnames = F,
		ylim = range(pdp_sf$y) + c(-.2, 1), ylab = 'Partial dependence',
		cex.lab = 1.5)
	## draw y-axis
	axis(2, cex.axis = 1.2)
	## add x-axis names
	mtext(sf, at = bp, side = 1, line = .5, cex = .9)
	## add legend
	legend('top', ft_res[i], fill = getcol(3, 9)[i], cex = 1.4, 
		inset = .02, box.lwd = .5)
}
par(mfrow = c(1, 1))
## add title and x-axis label
title <- 'Partial Dependence of Full-Time Results on Which Team Scored First'
xlab <- 'Which team scored first'
mtext(c(title, xlab), side = c(3, 1), line = c(2.5, 3.5), font = c(2, 1), 
	cex = c(1.2, 1))
dev.off()
